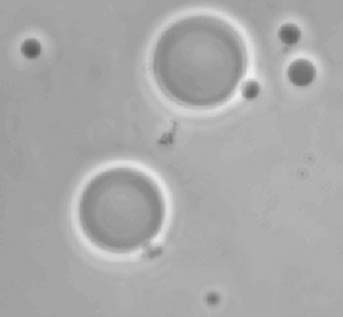
%> input picture Assignment5/fig1039a.png, 343 x 317 px
$ octave Q2.m   (GNU Octave 9; MATLAB toolbox functions it lacks are replaced by stand-ins)
%> lines starting %> are read from the running program, lines starting %| are printed output that depends on the picture
%% Computer Vision Course - Assignment 05

%% Q2 - Mohammadamin Lari - Student# 66427311

clc
clear all
close all

I = imread('fig1039a.png');
%> I is the input picture: size 317x343 uint8; min 89, max 243, mean 169.3

% detect edges
E = edge(I,'log');
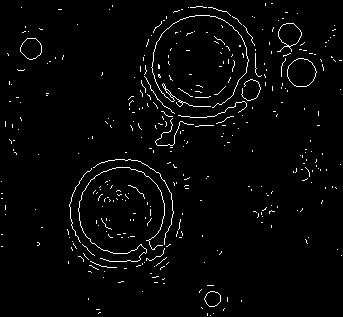
%> E: size 317x343 logical; 2.5% white in thin lines or dots
imshow(I);

% find circles
[centers, radii] = imfindcircles(E,[30 70]);
%> centers = [123 210.2; 201.6 61.73]; radii = [48.89; 51.07]

% show output
viscircles(centers, radii,'EdgeColor','r');
title("r1=" + round(radii(1),1) + " at (" + round(centers(3)) +"," + round(centers(1)) + ") , r2=" + round(radii(2),1) + " at (" + round(centers(4))+"," + round(centers(2)) + ")" );
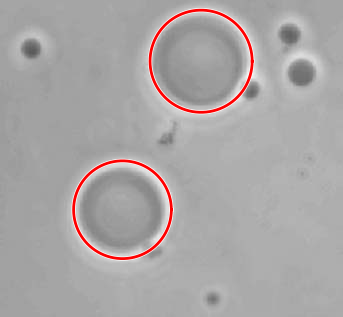
%> figure redrawn from the program's plot data; its title reads 'r1=48.9 at (210,123) , r2=51.1 at (62,202)'
